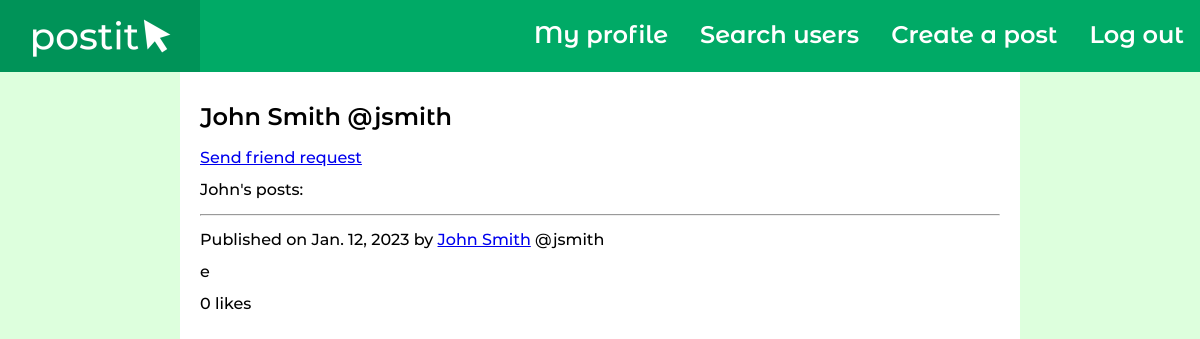
The page /user/jsmith/ (signed in) on the database its author committed.
### facebook2_app/models.py (models this page shows)
class Post(models.Model):
    content = models.TextField()
    author = models.ForeignKey(Person, on_delete=models.CASCADE)
    likes = models.PositiveIntegerField()
    date = models.DateTimeField()

### facebook2_app/views.py (the view)
# urls.py: path('user/<slug:username>/', facebook2_app.views.user, name="user"),
def user(request, username):
    viewed_user = get_object_or_404(User, username=username)
    post_list = []
    post_list_plain = viewed_user.person.post_set.order_by("-date")
    for post in post_list_plain:
        post_list += [[post, post.content.split("\r\n")]]
    return render(request, "user.html", {"viewed_user": viewed_user, "post_list": post_list})

### templates/user.html (shortened to what this page needs)
{% extends 'base.html' %}
{% block content %}
    {% if user.is_authenticated %}
        <h2>{{ viewed_user.first_name }} {{ viewed_user.last_name }} @{{ viewed_user.username }}</h2>
        {% if viewed_user == user %}
            This is your profile.
        {% elif user.person in viewed_user.person.friends.all %}
            You are friends with {{ viewed_user.first_name }}. <a href="{% url 'end_friendship' viewed_user.username %}">End friendship</a>
        {% elif user.person in viewed_user.requestprofile.friend_requests.all %}
            You sent a friend request to {{ viewed_user.first_name }}.
        {% else %}
            <a href="{% url 'send_request' viewed_user.username %}">Send friend request</a>
        {% endif %}
        {% if post_list %}
            <p>{% if viewed_user == user %}Your{% else %}{{ viewed_user.first_name }}'s{% endif %} posts:</p>
        {% else %}
            <p>This user has no posts.</p>
        {% endif %}
        {% for post in post_list %}
            <hr>
            <p>Published on {{ post.0.date.date }} by <a href="{% url 'user' user.username %}">
                {{ viewed_user.first_name }} {{ viewed_user.last_name }}</a> @{{ viewed_user.username }}</p>
            <p>
            {% for line in post.1 %}
                {{ line }}<br>
            {% endfor %}
            </p>
            <p>{{ post.0.likes }} likes</p>
        {% endfor %}
    {% endif %}
{% endblock %}

### static/css/style.css (style rules this page uses)
html, body { margin: 0; padding: 0; font-family: 'montserrat', sans-serif; background-color: #dfd; height: 100%; }
h1, h2, h3, h4, h5, h6 { font-family: 'montserrat_alternates', sans-serif; }
p { font-size: 16px; }

### rows shown on the page
Post: date "Jan. 12, 2023", 1 "e", likes "0"

### other values the page prints
{{ viewed_user.first_name }} "John"
{{ viewed_user.last_name }} "Smith"
{{ viewed_user.username }} "jsmith"
